Frame 1 (no input): blank canvas, image omitted
Frame 60 (the mouse pressed at the canvas centre just before this capture): blank canvas, image omitted
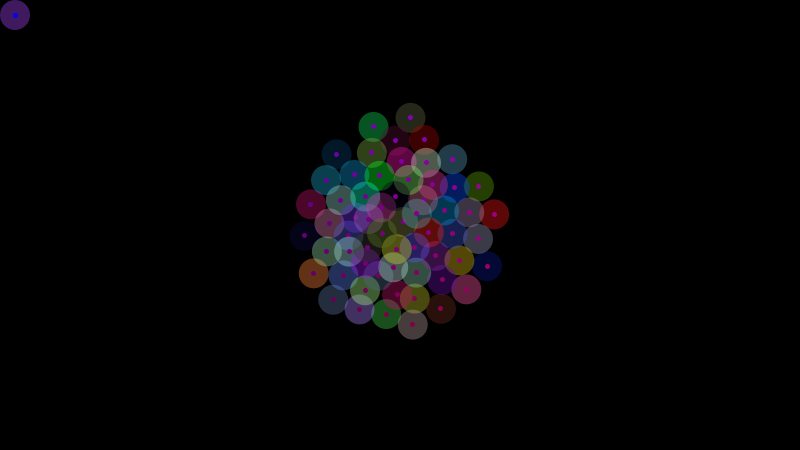
Frame 120 (the mouse held since frame 60 and released just before this capture)

The Processing sketch whose frames 1 and 60 were blank and that drew this single picture after the mouse press (run headless with seeded random() and noise(); from frame 60 on, the mouse is pressed at the canvas centre):

// Processing sketch: processing_19169
// ── processing_19169.pde

//import processing.opengl.*;
int tam=200,ei=0;
float G=0,r=30,h=r*2;
particula[] p = new particula[tam+1];
void setup()
{
  size(800,450);
  for(int i=0;i<tam;i++)
    p[i]=new particula(i);
    noFill();
}
void draw()
{
  if(key=='a')
    G=9.81;
  if(key=='g')
    G=0;
  background(0);
  if(ei!=tam-1)
  if(mousePressed)
  {
    if(ei<tam-1)
      ei++;
    p[ei].pos.x=mouseX+random(-20,20);
    p[ei].pos.y=mouseY+random(-20,20);
  }
  if(ei==tam)
  {
    if(mousePressed)
    {
      for(int i=0;i<tam;i++)
      {
        PVector d = new PVector(p[i].pos.x,p[i].pos.y);
        d.x-=mouseX+random(-10,10);
        d.y-=mouseY+random(-50,50);
       if(d.mag()<200)
       {
          float tu=d.mag();
          tu*=map(tu,0,200,0,0.2);
          float angulo = atan2(p[i].pos.y-mouseY,p[i].pos.x-mouseX);
          p[i].fuerza.x-=cos(angulo)*tu;
          p[i].fuerza.y-=sin(angulo)*tu;
       }
      }
    }
  }
  for(int i=0;i<ei;i++)
  {
    p[i].atraccion();
    p[i].pared();
    p[i].colision();
    p[i].pared();
    p[i].mover();
    p[i].pintar();
  }
}
class particula
{
  PVector pos,vel,fuerza;
  float masa;
  int id,vecinas[],cont;
  color col,cal;
  particula[] otros;
  int[] vecinos;
  particula(int id_)
  {
    pos = new PVector(mouseX,mouseY);
    vel = new PVector(0,0);
    fuerza = new PVector(0,G);
    masa=1;
    col=0;
    id=id_;
    otros=p;
    cont=0;
    col=color(random(255),random(255),random(255));
    cal=color(random(255),random(255),random(255));
  }
  void pintar()
  {
    fill(col,100);
    noStroke();
    ellipse(pos.x,pos.y,r,r);
    stroke(int(map(pos.x,0,width,0,255)),cal,int(map(pos.y,0,height,255,0)));
   strokeWeight(r/6);
    point(pos.x,pos.y);
    
  }
  void mover()
  {
    fuerza.mult(masa);
    vel=new PVector(fuerza.x,fuerza.y);
    pos.add(vel);
    fuerza = new PVector(0,G);
  }
  void pared()
  {
    if(pos.x>width-r/2)
    {
      pos.x=width-r/2;
     // fuerza.x-=r/2;
    }
    if(pos.x<r/2)
    {
      pos.x=r/2;
     // fuerza.x+=r/2;
    }
    if(pos.y<r/2)
    {
      pos.y=r/2;
     // fuerza.y+=r/2;
    }
    if(pos.y>height-r/2)
    {
      pos.y=height-r/2;
     // fuerza.y-=r/2;
    }
  }
  void colision()
  {
    cont=0;
    for(int i=0;i<ei;i++)
    {
      if(i==id)continue;
      PVector d = new PVector(otros[i].pos.x,otros[i].pos.y);
      d.sub(pos);
      if(d.mag()<=r)
        cont++;
    }
    vecinos = new int[cont];
    cont=0;
    for(int i=0;i<ei;i++)
    {
      if(i==id)continue;
      PVector d = new PVector(otros[i].pos.x,otros[i].pos.y);
      d.sub(pos);
      if(d.mag()<=r)
      {
        float tu=r-d.mag();
        if(G==9.81)
          tu*=0.3;
        else
          tu*=0.7;
        float angulo = atan2(otros[i].pos.y-pos.y,otros[i].pos.x-pos.x);
        fuerza.x-=cos(angulo)*tu;
        if(key=='v'&&G==9.81)
        {
          tu*=2;
        if(pos.y<=otros[i].pos.y)
          fuerza.y-=sin(angulo)*tu;
        else
          otros[i].fuerza.y+=sin(angulo)*tu;
        }
        else
        {
          fuerza.y-=sin(angulo)*tu;
          //  otros[vecinos[i]].fuerza.y+=sin(angulo)*tu;
          //  otros[vecinos[i]].fuerza.x+=cos(angulo)*tu;
        }
      }
    }

  }
  void atraccion()
  {
    cont=0;
    for(int i=0;i<tam;i++)
    {
      if(i==id)continue;
      PVector d = new PVector(otros[i].pos.x,otros[i].pos.y);
      d.sub(pos);
      if((d.mag()<=h))
        cont++;
    }
    
    vecinos = new int[cont];
    cont=0;
    for(int i=0;i<tam;i++)
    {
      if(i==id)continue;
      PVector d = new PVector(otros[i].pos.x,otros[i].pos.y);
      d.sub(pos);
      if(d.mag()>r&&d.mag()<=h)
      {
     //   vecinos[cont] = otros[i].id;
     //   cont++;
        float tu=d.mag()-r;
        if(G==0)
          tu*=0.015;
        else
          tu*=0.009;
        float angulo = atan2(otros[i].pos.y-pos.y,otros[i].pos.x-pos.x);
        otros[i].fuerza.x-=cos(angulo)*tu;
        otros[i].fuerza.y-=sin(angulo)*tu;
        fuerza.x+=cos(angulo)*tu;
        fuerza.y+=sin(angulo)*tu;
      }
    }
  }
}
void mousePressed()
{
  ei++;
  if(ei>=tam)
    ei=tam;
  p[ei] = new particula(ei);
}
